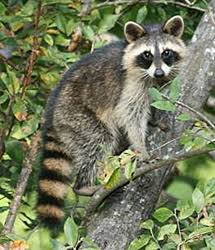
#> input picture mapache.jpg, 215 x 250 px, found by its file name
$ python p10-lineas-bordes-1389.py
#> lines starting #> are read from the running program, lines starting #| are printed output that depends on the picture; after the words box and inside, x2 and y2 are one past the last pixel; in counts of white or black regions, pixels touching at a corner belong together
# Oscar Flores NC = 1389
import cv2
import numpy as np

# Cargar imagen
imagen = cv2.imread("Imagenes/mapache.jpg")
#> imagen is the input picture: shape (250, 215, 3); mean B, G, R 91.5, 122, 115.3

# Verificar que la imagen exista
if imagen is None:
    print("Error: no se pudo cargar la imagen.")
    exit()

# Convertir a escala de grises
gris = cv2.cvtColor(imagen, cv2.COLOR_BGR2GRAY)
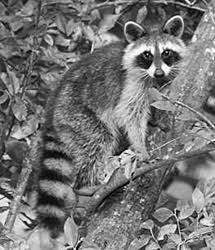
#> gris: shape (250, 215); min 0, max 255, mean 116.5

# Convertir a tipo float32
gris_float = np.float32(gris)

# Detectar esquinas mediante Harris
esquinas = cv2.cornerHarris(
    gris_float,
    2,
    3,
    0.04
)
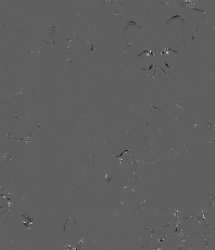
#> esquinas: shape (250, 215) float32; min -57457572, max 96499104, mean 116698.8; drawn with min black and max white

# Dilatar para hacer visibles las esquinas
esquinas = cv2.dilate(
    esquinas,
    None
)
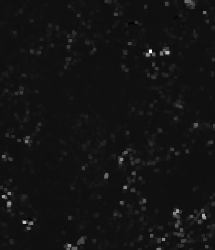
#> esquinas: shape (250, 215) float32; min -6433160.5, max 96499104, mean 1519124.1; drawn with min black and max white

# Crear copia
resultado = imagen.copy()

# Umbral para identificar esquinas
umbral = 0.01 * esquinas.max()
#> umbral = 964991

# Marcar esquinas
resultado[esquinas > umbral] = [0, 0, 255]
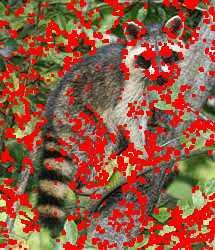
#> resultado: shape (250, 215, 3); mean B, G, R 65.7, 88.1, 150.2

# Mostrar resultados
cv2.imshow(
    "Imagen original-1389",
    imagen
)

cv2.imshow(
    "Esquinas detectadas-1389",
    resultado
)

# Guardar resultado
cv2.imwrite(
    "Resultados/ejemplo2_E_mapache-1389.jpg",
    resultado
)

# Contar esquinas aproximadas
cantidad_esquinas = np.sum(
    esquinas > umbral
)
#> cantidad_esquinas = 14179

print("Deteccion de esquinas terminada.")
print("Cantidad aproximada de puntos detectados:",
      cantidad_esquinas)
#| Cantidad aproximada de puntos detectados: 14179

print("Resultado guardado en:")
print("Resultados/ejemplo2_mapache-1389.jpg")

# Esperar una tecla
cv2.waitKey(0)

# Cerrar ventanas
cv2.destroyAllWindows()

print("-+-+-+-+-+-+-+-+-+-+-+-+-+-+-+-+-+-+-+")
import cv2
import numpy as np

# Cargar imagen
imagen = cv2.imread("Imagenes/mapache.jpg")

# Verificar que la imagen exista
if imagen is None:
    print("Error: no se pudo cargar la imagen.")
    exit()

# Convertir a escala de grises
gris = cv2.cvtColor(imagen, cv2.COLOR_BGR2GRAY)

# Convertir a tipo float32
gris_float = np.float32(gris)

# Detectar esquinas mediante Harris
esquinas = cv2.cornerHarris(
    gris_float,
    2,
    3,
    0.04
)

# Dilatar para hacer visibles las esquinas
esquinas = cv2.dilate(
    esquinas,
    None
)

# Crear copia
resultado = imagen.copy()

# Umbral para identificar esquinas
umbral = 0.05 * esquinas.max()
#> umbral = 4824955.2

# Marcar esquinas
resultado[esquinas > umbral] = [0, 0, 255]
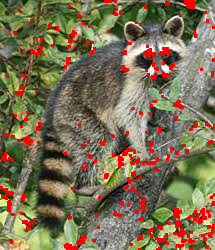
#> resultado: shape (250, 215, 3); 7.04% of pixels changed, all inside (x1, y1, x2, y2) = (0, 0, 215, 250)

# Mostrar resultados
cv2.imshow(
    "Imagen original-1389",
    imagen
)

cv2.imshow(
    "Esquinas detectadas-1389",
    resultado
)

# Guardar resultado
cv2.imwrite(
    "Resultados/ejemplo2_2_E_mapache-1389.jpg",
    resultado
)

# Contar esquinas aproximadas
cantidad_esquinas = np.sum(
    esquinas > umbral
)
#> cantidad_esquinas = 3786

print("Deteccion de esquinas terminada.")
print("Cantidad aproximada de puntos detectados:",
      cantidad_esquinas)
#| Cantidad aproximada de puntos detectados: 3786

print("Resultado guardado en:")
print("Resultados/ejemplo2_2_mapache-1389.jpg")

# Esperar una tecla
cv2.waitKey(0)

# Cerrar ventanas
cv2.destroyAllWindows()

print("Programa realizado por Oscar Flores NC = 1389")
